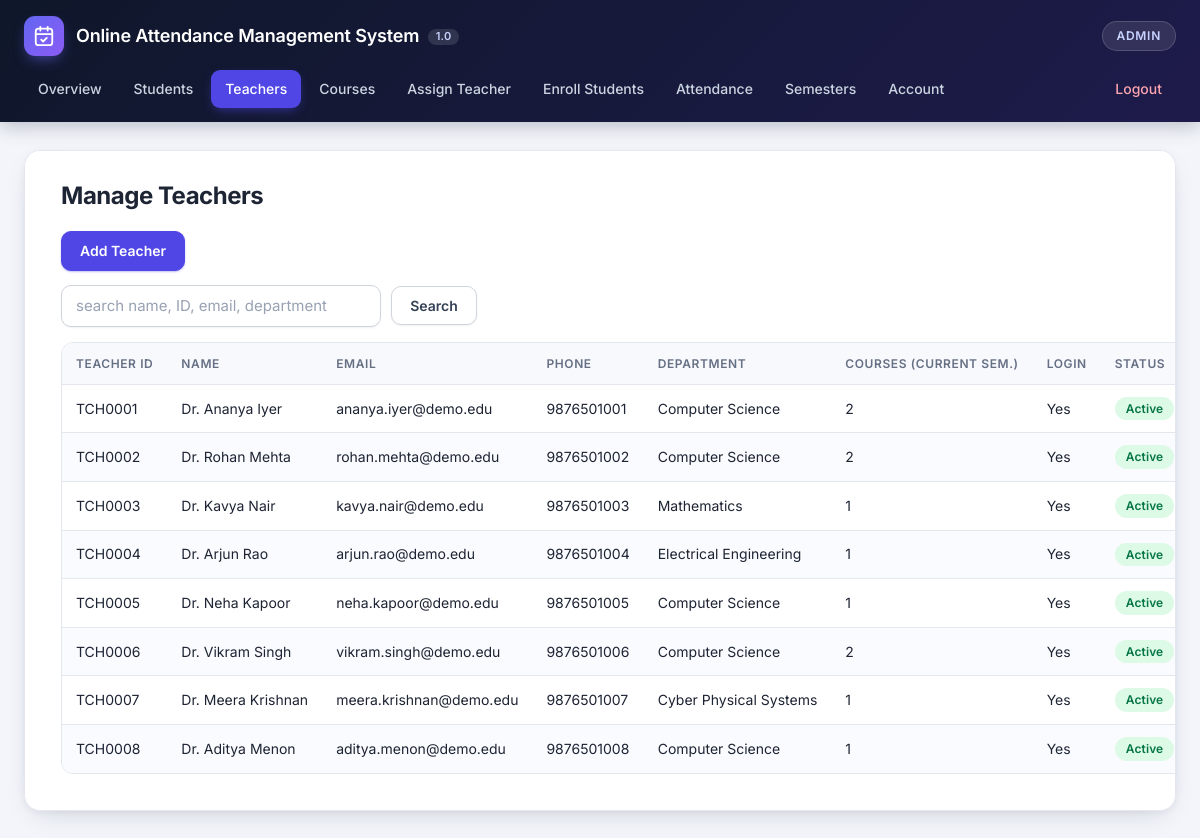
The app's page /admin/teachers.php (signed in) with its own data.
### tables this page shows
CREATE TABLE `teachers` (
  `tc_id` int NOT NULL AUTO_INCREMENT,
  `teacher_code` varchar(20) NOT NULL,
  `tc_name` varchar(255) NOT NULL,
  `tc_dept` varchar(255) NOT NULL,
  `tc_email` varchar(255) NOT NULL,
  `tc_course` varchar(255) DEFAULT NULL,
  `tc_phone` varchar(30) DEFAULT NULL,
  `tc_designation` varchar(100) DEFAULT NULL,
  `is_active` tinyint(1) NOT NULL DEFAULT 1,
  PRIMARY KEY (`tc_id`),
  UNIQUE KEY `uq_teacher_code` (`teacher_code`)
);

### helpers.php (called while the page is built, shortened)
<?php
function e(mixed $value): string
{
    return htmlspecialchars((string) $value, ENT_QUOTES | ENT_SUBSTITUTE, 'UTF-8');
}

### data.php (called while the page is built, shortened)
<?php
function current_semester(PDO $pdo): ?array
{
    $row = $pdo->query('SELECT * FROM semesters WHERE is_current = 1 ORDER BY sem_id DESC LIMIT 1')->fetch();
    return $row === false ? null : $row;
}

### admin/teachers.php (the view, shortened to what this page needs)
<?php
require_once __DIR__ . '/connect.php';
$sem = current_semester($pdo);
$q    = trim((string) ($_GET['q'] ?? ''));
$like = '%' . $q . '%';
$stmt = $pdo->prepare(
    'SELECT t.*,
            (SELECT COUNT(*) FROM teacher_courses tc JOIN courses c ON c.course_id = tc.course_id
              WHERE tc.tc_id = t.tc_id AND c.sem_id = ?) AS course_count,
            (SELECT COUNT(*) FROM admininfo a WHERE a.tc_id = t.tc_id) AS has_login
     FROM teachers t
     WHERE ? = \'\' OR t.tc_name LIKE ? OR t.teacher_code LIKE ? OR t.tc_email LIKE ? OR t.tc_dept LIKE ?
     ORDER BY t.teacher_code'
);
$stmt->execute([$sem === null ? 0 : $sem['sem_id'], $q, $like, $like, $like, $like]);
$teachers = $stmt->fetchAll();
page_start('admin', 'Manage Teachers');
?>
<p><a class="btn btn-primary" href="teacher_add.php">Add Teacher</a></p>
<form method="get" class="form-inline" style="margin-bottom:15px">
  <input type="text" name="q" value="<?= e($q) ?>" class="form-control" placeholder="search name, ID, email, department">
  <button class="btn btn-default" type="submit">Search</button>
</form>
<table class="table table-striped">
  <thead>
    <tr><th>Teacher ID</th><th>Name</th><th>Email</th><th>Phone</th><th>Department</th>
        <th>Courses<?= $sem !== null ? ' (current sem.)' : '' ?></th><th>Login</th><th>Status</th><th>Actions</th></tr>
  </thead>
  <tbody>
    <?php foreach ($teachers as $t): ?>
      <tr>
        <td><?= e($t['teacher_code']) ?></td>
        <td><?= e($t['tc_name']) ?></td>
        <td><?= e($t['tc_email']) ?></td>
        <td><?= e($t['tc_phone']) ?></td>
        <td><?= e($t['tc_dept']) ?></td>
        <td><?= e($t['course_count']) ?></td>
        <td><?= (int) $t['has_login'] > 0 ? 'Yes' : '<span class="low">No</span>' ?></td>
        <td><?= status_badge((int) $t['is_active'] === 1) ?></td>
      </tr>
    <?php endforeach; ?>
  </tbody>
</table>
<?php page_end();

### layout.php (shortened to what this page needs)
<?php
function nav_items(string $role): array
{
    return match ($role) {
        'admin' => [
            'index.php' => 'Overview', 'students.php' => 'Students', 'teachers.php' => 'Teachers',
            'courses.php' => 'Courses', 'assign_teacher.php' => 'Assign Teacher', 'enroll.php' => 'Enroll Students',
            'attendance.php' => 'Attendance', 'semesters.php' => 'Semesters', 'account.php' => 'Account',
            '../logout.php' => 'Logout',
        ],
        'teacher' => [
            'index.php' => 'My Courses', 'report.php' => 'Attendance Reports', 'students.php' => 'My Students',
            'account.php' => 'My Profile', '../logout.php' => 'Logout',
        ],
        default => [
            'index.php' => 'Home', 'report.php' => 'My Attendance', 'account.php' => 'My Profile',
            '../logout.php' => 'Logout',
        ],
    };
}
function nav_current_file(string $role): string
{
    $script = basename((string) ($_SERVER['SCRIPT_NAME'] ?? ''));
    $map = $role === 'admin'
        ? [
            'student.php' => 'students.php', 'student_add.php' => 'students.php',
            'teacher.php' => 'teachers.php', 'teacher_add.php' => 'teachers.php',
            'course.php'  => 'courses.php',  'course_add.php'  => 'courses.php',
            'signup.php'  => 'account.php',
        ]
        : ['course.php' => 'index.php'];
    return $map[$script] ?? $script;
}
function page_start(string $role, string $heading = ''): void
{
    $current = nav_current_file($role);
    $cssVer  = (int) @filemtime(__DIR__ . '/css/main.css');
    echo '<!DOCTYPE html>
<html lang="en">
<head>
  <meta charset="UTF-8">
  <meta name="viewport" content="width=device-width, initial-scale=1">
  <title>Online Attendance Management System 1.0</title>
  <link rel="preconnect" href="https://fonts.googleapis.com">
  <link rel="preconnect" href="https://fonts.gstatic.com" crossorigin>
  <link rel="stylesheet" href="https://fonts.googleapis.com/css2?family=Inter:wght@400;500;600;700&display=swap">
  <link rel="stylesheet" href="https://cdn.jsdelivr.net/npm/bootstrap@3.4.1/dist/css/bootstrap.min.css">
  <link rel="stylesheet" href="https://cdn.jsdelivr.net/npm/bootstrap@3.4.1/dist/css/bootstrap-theme.min.css">
  <link rel="stylesheet" href="../css/main.css?v=' . $cssVer . '">
</head>
<body class="role-' . e($role) . '">
<header class="topbar">
  <div class="topbar-inner">
    <div class="brand">
      <span class="brand-mark" aria-hidden="true"><svg viewBox="0 0 24 24" width="22" height="22" fill="none" stroke="currentColor" stroke-width="2" stroke-linecap="round" stroke-linejoin="round"><rect x="3" y="4" width="18" height="18" rx="3"/><path d="M16 2v4M8 2v4M3 10h18"/><path d="m9 16 2 2 4-4"/></svg></span>
      <h1>Online Attendance Management System <span class="ver">1.0</span></h1>
    </div>
    <span class="role-pill">' . e(ucfirst($role)) . '</span>
  </div>
  <nav class="navbar compact"><div class="navbar-inner">';
    foreach (nav_items($role) as $file => $label) {
        $classes = [];
        if (basename($file) === $current) {
            $classes[] = 'active';
        }
        if (basename($file) === 'logout.php') {
            $classes[] = 'nav-logout';
        }
        echo '<a href="' . e($file) . '"' . ($classes !== [] ? ' class="' . implode(' ', $classes) . '"' : '') . '>' . e($label) . '</a>';
    }
    echo '</div></nav>
</header>
<main class="page">
  <div class="content">';
    if ($heading !== '') {
        echo '<h3>' . e($heading) . '</h3>';
    }
}
function page_end(): void
{
    echo "\n  </div>\n</main>\n</body>\n</html>\n";
}
function status_badge(bool $active): string
{
    return $active ? '<span class="label label-success">Active</span>' : '<span class="label label-default">Inactive</span>';
}

### records on screen
teachers: teacher_code "TCH0001", tc_name "Dr. Ananya Iyer", tc_email "ananya.iyer@demo.edu", tc_phone "9876501001", tc_dept "Computer Science", course_count "2"
teachers: teacher_code "TCH0002", tc_name "Dr. Rohan Mehta", tc_email "rohan.mehta@demo.edu", tc_phone "9876501002", tc_dept "Computer Science", course_count "2"
teachers: teacher_code "TCH0003", tc_name "Dr. Kavya Nair", tc_email "kavya.nair@demo.edu", tc_phone "9876501003", tc_dept "Mathematics", course_count "1"
teachers: teacher_code "TCH0004", tc_name "Dr. Arjun Rao", tc_email "arjun.rao@demo.edu", tc_phone "9876501004", tc_dept "Electrical Engineering", course_count "1"
teachers: teacher_code "TCH0005", tc_name "Dr. Neha Kapoor", tc_email "neha.kapoor@demo.edu", tc_phone "9876501005", tc_dept "Computer Science", course_count "1"
teachers: teacher_code "TCH0006", tc_name "Dr. Vikram Singh", tc_email "vikram.singh@demo.edu", tc_phone "9876501006", tc_dept "Computer Science", course_count "2"
teachers: teacher_code "TCH0007", tc_name "Dr. Meera Krishnan", tc_email "meera.krishnan@demo.edu", tc_phone "9876501007", tc_dept "Cyber Physical Systems", course_count "1"
teachers: teacher_code "TCH0008", tc_name "Dr. Aditya Menon", tc_email "aditya.menon@demo.edu", tc_phone "9876501008", tc_dept "Computer Science", course_count "1"

### other values on screen
$role "ADMIN"
$label "Overview"
$label "Students"
$label "Teachers"
$label "Courses"
$label "Assign Teacher"
$label "Enroll Students"
$label "Attendance"
$label "Semesters"
$label "Account"
$label "Logout"
$heading "Manage Teachers"
